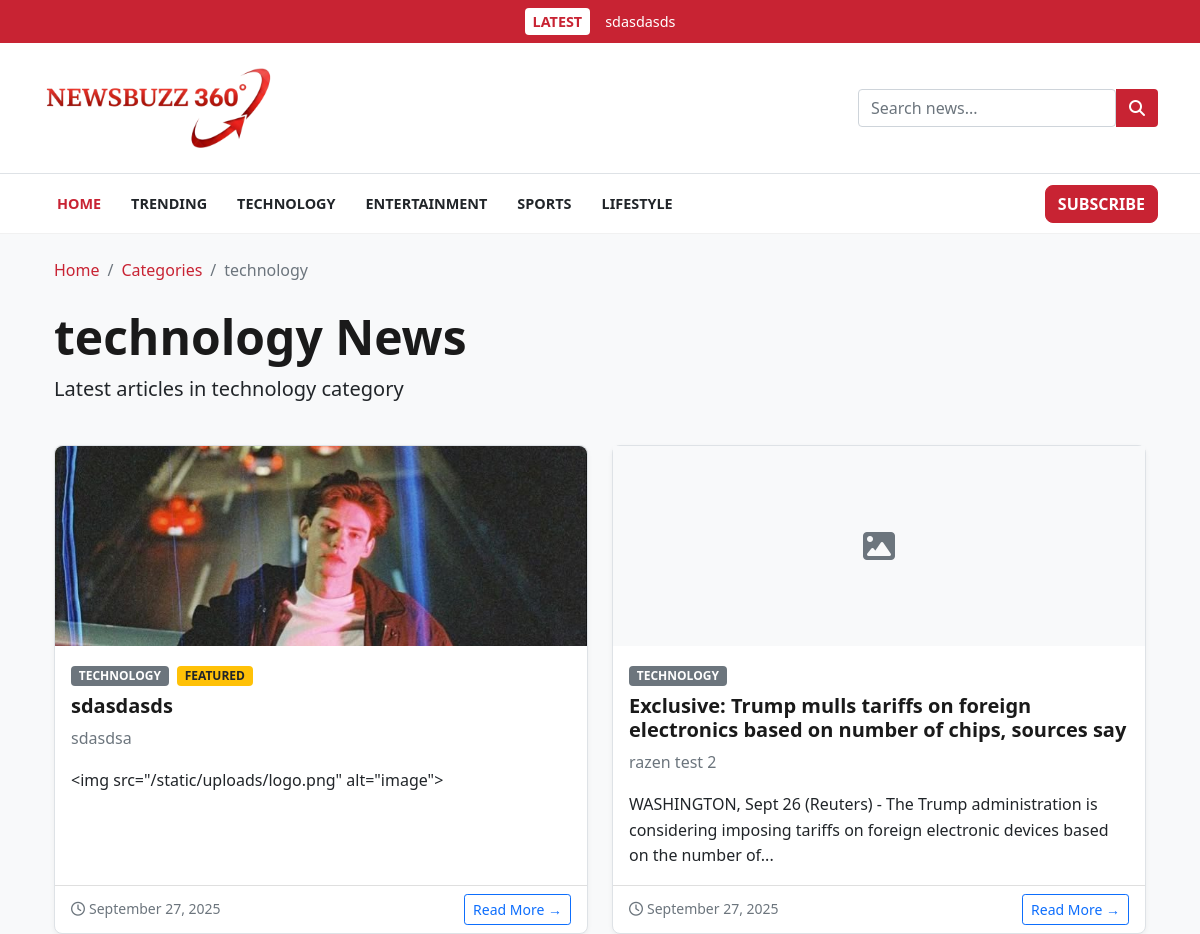
/category/technology (upper part), run on an earlier commit of the app's database.
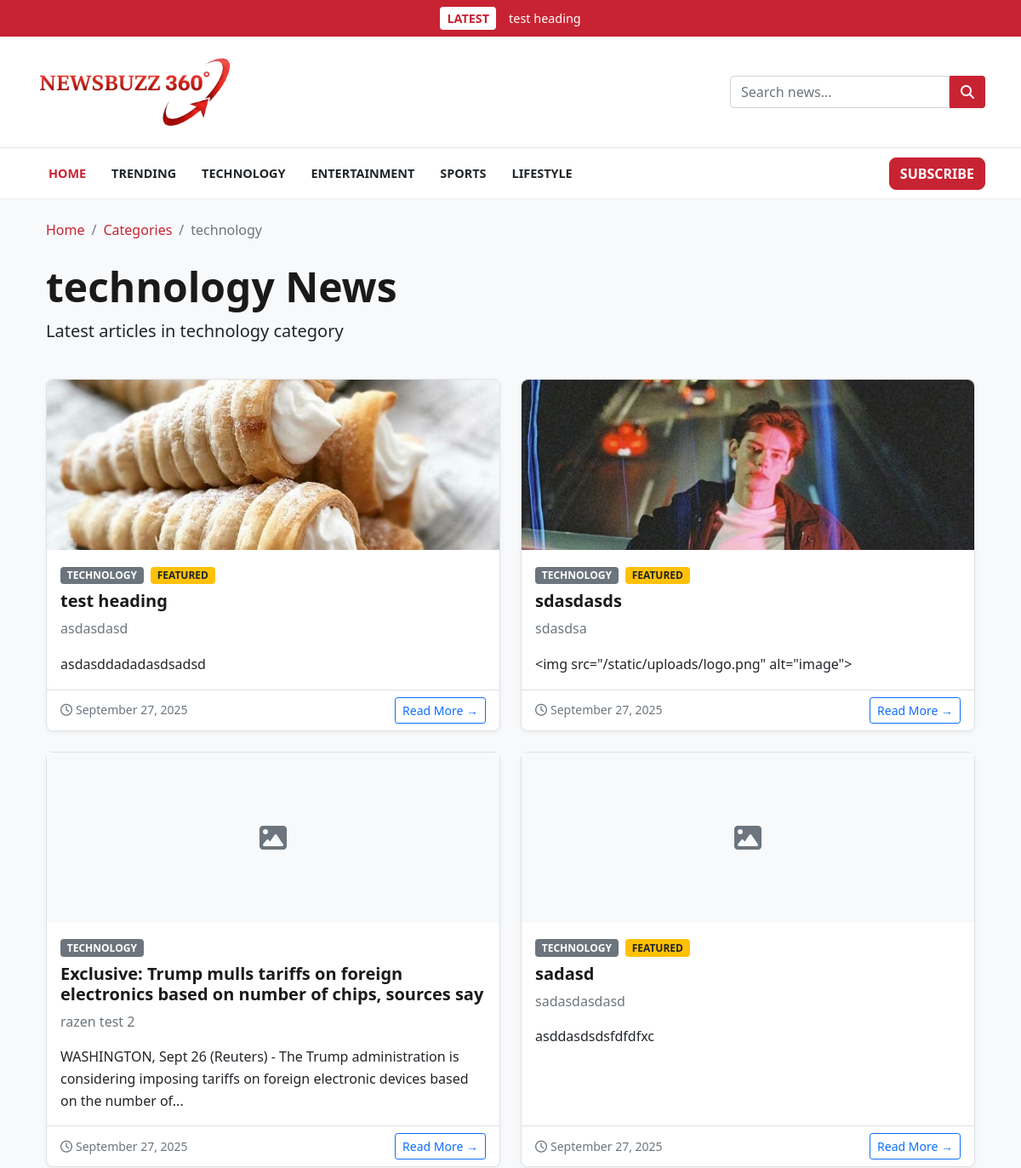
And on a later commit of the database.
### models.py (models this page shows)
class Post(db.Model):
    id = db.Column(db.Integer, primary_key=True)
    title = db.Column(db.String(100), nullable=False)
    subtitle = db.Column(db.String(150), nullable=True)
    content = db.Column(db.Text, nullable=False)
    category = db.Column(db.String(50), nullable=True)
    thumbnail = db.Column(db.String(100), nullable=True)
    featured = db.Column(db.Boolean, default=False)
    created_at = db.Column(db.DateTime, default=datetime.utcnow)
    def __repr__(self):
        return f'<Post {self.title}>'

### app.py (the view)
@app.route("/category/<string:category_name>")
def category(category_name):
    posts = Post.query.filter_by(category=category_name).order_by(Post.id.desc()).all()
    return render_template("category.html", category_name=category_name, posts=posts)

### app.py (called while the page is built)
@app.context_processor
def inject_latest_post():
    latest_post = Post.query.order_by(Post.id.desc()).first()
    print(f"--- LATEST POST FOUND: {latest_post} ---")
    return dict(latest_post=latest_post)

@app.template_filter('datetime')
def format_datetime(value, format='%B %d, %Y'):
    if isinstance(value, datetime):
        return value.strftime(format)
    return "Recent"

@app.context_processor
@cache.cached(timeout=600)
def inject_categories():
    categories = db.session.query(Post.category, db.func.count(Post.id).label('count')).filter(Post.category.isnot(None), Post.category != '').group_by(Post.category).all()
    current_year = datetime.now().year
    return dict(categories=categories, current_year=current_year)

### templates/category.html (shortened to what this page needs)
{% extends "base.html" %}
{% block content %}
<div class="container mt-4">
    <nav aria-label="breadcrumb" class="mb-4">
        <ol class="breadcrumb">
            <li class="breadcrumb-item"><a href="{{ url_for('home') }}">Home</a></li>
            <li class="breadcrumb-item"><a href="{{ url_for('categories') }}">Categories</a></li>
            <li class="breadcrumb-item active" aria-current="page">{{ category_name }}</li>
        </ol>
    </nav>
    <div class="row mb-4">
        <div class="col-12">
            <h1 class="display-5 fw-bold">{{ category_name }} News</h1>
            <p class="lead">Latest articles in {{ category_name }} category</p>
        </div>
    </div>
    {% if posts %}
    <div class="row">
        {% for post in posts %}
        <div class="col-lg-6 mb-4">
            <div class="card h-100 post-card">
                {% if post.thumbnail %}
                <img src="{{ url_for('static', filename='uploads/' + post.thumbnail) }}" class="card-img-top" alt="{{ post.title }}" style="height: 200px; object-fit: cover;">
                {% else %}
                <div class="bg-light d-flex align-items-center justify-content-center" style="height: 200px;">
                    <i class="fas fa-image fa-2x text-muted"></i>
                </div>
                {% endif %}
                <div class="card-body">
                    <span class="badge bg-secondary mb-2">{{ post.category|default('General', true) }}</span>
                    {% if post.featured %}
                    <span class="badge bg-warning text-dark mb-2 ms-1">Featured</span>
                    {% endif %}
                    <h3 class="card-title h5">{{ post.title }}</h3>
                    {% if post.subtitle %}
                    <p class="card-text text-muted">{{ post.subtitle }}</p>
                    {% endif %}
                    <p class="card-text">{{ post.content|truncate(150) }}</p>
                </div>
                <div class="card-footer bg-transparent">
                    <div class="d-flex justify-content-between align-items-center">
                        <small class="text-muted">
                            <i class="far fa-clock me-1"></i>{{ post.created_at|datetime }}
                        </small>
                        <a href="{{ url_for('article', id=post.id) }}" class="btn btn-outline-primary btn-sm">Read More →</a>
                    </div>
                </div>
            </div>
        </div>
        {% endfor %}
    </div>
    {% endif %}
</div>
{% endblock %}

### templates/base.html (shortened to what this page needs)
<!DOCTYPE html>
<html lang="en">
<head>
    <link href="https://cdn.jsdelivr.net/npm/bootstrap@5.1.3/dist/css/bootstrap.min.css" rel="stylesheet">
    <link rel="stylesheet" href="https://cdnjs.cloudflare.com/ajax/libs/font-awesome/6.2.0/css/all.min.css">
    <link rel="stylesheet" href="{{ url_for('static', filename='style.css') }}">
</head>
<body>
    <header>
        {% if latest_post %}
        <a href="{{ url_for('article', id=latest_post.id) }}" class="top-breaking-bar-link">
            <div id="top-breaking-bar">
                <div class="container d-flex align-items-center justify-content-center">
                    <span class="breaking-tag">LATEST</span>
                    <span class="breaking-text">{{ latest_post.title }}</span>
                </div>
            </div>
        </a>
        {% endif %}
        <div id="header-main">
            <div class="container">
                <div class="header-main-wrapper">
                    <a class="navbar-brand logo" href="{{ url_for('home') }}">
                        <img src="{{ url_for('static', filename='images/logo.png') }}" alt="Newsbuzz360 Logo">
                    </a>
                    <form class="search-form ms-auto" action="{{ url_for('search') }}" method="GET">
                        <input type="text" class="form-control" name="query" placeholder="Search news..." required>
                        <button type="submit" class="btn"><i class="fas fa-search"></i></button>
                    </form>
                </div>
            </div>
        </div>
        <nav class="navbar navbar-expand-lg navbar-light" id="main-nav">
            <div class="container">
                <div class="collapse navbar-collapse" id="navbarNav">
                    <ul class="navbar-nav">
                        <li class="nav-item"><a class="nav-link active" href="{{ url_for('home') }}">Home</a></li>
                        <li class="nav-item"><a class="nav-link" href="{{ url_for('trending') }}">Trending</a></li>
                        <li class="nav-item"><a class="nav-link"
                                href="{{ url_for('category', category_name='technology') }}">Technology</a></li>
                        <li class="nav-item"><a class="nav-link"
                                href="{{ url_for('category', category_name='entertainment') }}">Entertainment</a></li>
                        <li class="nav-item"><a class="nav-link"
                                href="{{ url_for('category', category_name='sports') }}">Sports</a></li>
                        <li class="nav-item"><a class="nav-link"
                                href="{{ url_for('category', category_name='lifestyle') }}">Lifestyle</a></li>
                    </ul>
                    <ul class="navbar-nav ms-auto">
                        <li class="nav-item">
                            <a href="#" class="btn btn-danger subscribe-btn">Subscribe</a>
                        </li>
                    </ul>
                </div>
            </div>
        </nav>
    </header>
    <main class="my-4">
        <div class="container">
            {% block content %}{% endblock %}
        </div>
    </main>
</body>
</html>

What changed in the data, as far as the page shows it:
added Post: title "test heading", thumbnail (picture), category "TECHNOLOGY", featured "FEATURED", subtitle "asdasdasd", content "asdasddadadasdsadsd", created_at "September 27, 2025"
now on this page (row unchanged): Post: category "TECHNOLOGY", featured "FEATURED", title "sadasd", subtitle "sadasdasdasd", content "asddasdsdsfdfdfxc", created_at "September 27, 2025"
Also different on the page:
{{ latest_post.title }}: "sdasdasds" → "test heading"
